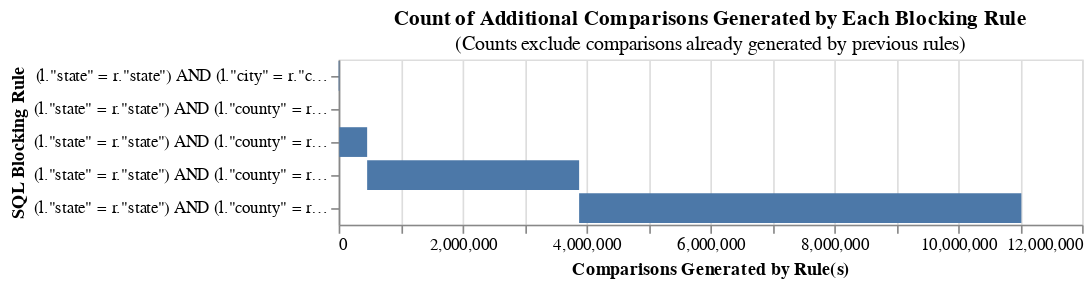

The cell this chart's notebook holds for it:
### Code cell
"""
Discovering the impact of different blocking rules
 in the number of pairwise comparisons
"""

from splink.blocking_analysis import (
    cumulative_comparisons_to_be_scored_from_blocking_rules_chart,
)

blocking_rules_for_analysis = [
    block_on("state" , "city" , "address","zip_code"),
    block_on("state", "county" , "city" , "address","zip_code"),
    block_on("state", "county" , "city" , "zip_code"),
    block_on("state", "county" , "city" ),
    block_on("state", "county" ),

]


cumulative_comparisons_to_be_scored_from_blocking_rules_chart(
    table_or_tables=[df_dbusa , df_reonomy],
    blocking_rules=blocking_rules_for_analysis,
    db_api=db_api,
    link_type="link_only",
    unique_id_column_name = "property_id"
)

### Figure 1 — Vega-Lite specification as saved in the notebook (floating-point values rounded to 4 significant figures)
{"config": {"view": {"continuousWidth": 300, "continuousHeight": 300}}, "data": {"name": "data-d377fc4e2eddacb9f964e2c79eb4dc3d"}, "mark": "bar", "encoding": {"order": {"field": "cumulative_rows"}, "tooltip": [{"field": "blocking_rule", "title": "SQL Condition", "type": "nominal"}, {"field": "row_count", "format": ",", "title": "Comparisons Generated", "type": "quantitative"}, {"field": "cumulative_rows", "format": ",", "title": "Cumulative Comparisons", "type": "quantitative"}, {"field": "cartesian", "format": ",", "title": "Total comparisons in Cartesian product", "type": "quantitative"}], "x": {"field": "start", "title": "Comparisons Generated by Rule(s)", "type": "quantitative"}, "x2": {"field": "cumulative_rows"}, "y": {"field": "blocking_rule", "sort": ["-x2"], "title": "SQL Blocking Rule"}}, "height": {"step": 20}, "title": {"text": "Count of Additional Comparisons Generated by Each Blocking Rule", "subtitle": "(Counts exclude comparisons already generated by previous rules)"}, "width": 450, "$schema": "https://vega.github.io/schema/vega-lite/v5.9.3.json", "datasets": {"data-d377fc4e2eddacb9f964e2c79eb4dc3d": [{"blocking_rule": "(l.\"state\" = r.\"state\") AND (l.\"city\" = r.\"city\") AND (l.\"address\" = r.\"address\") AND (l.\"zip_code\" = r.\"zip_code\")", "row_count": 10828, "cumulative_rows": 10828, "cartesian": 2704817111, "match_key": "0", "start": 0}, {"blocking_rule": "(l.\"state\" = r.\"state\") AND (l.\"county\" = r.\"county\") AND (l.\"city\" = r.\"city\") AND (l.\"address\" = r.\"address\") AND (l.\"zip_code\" = r.\"zip_code\")", "row_count": 0, "cumulative_rows": 10828, "cartesian": 2704817111, "match_key": "1", "start": 10828}, {"blocking_rule": "(l.\"state\" = r.\"state\") AND (l.\"county\" = r.\"county\") AND (l.\"city\" = r.\"city\") AND (l.\"zip_code\" = r.\"zip_code\")", "row_count": 449042, "cumulative_rows": 459870, "cartesian": 2704817111, "match_key": "2", "start": 10828}, {"blocking_rule": "(l.\"state\" = r.\"state\") AND (l.\"county\" = r.\"county\") AND (l.\"city\" = r.\"city\")", "row_count": 3421738, "cumulative_rows": 3881608, "cartesian": 2704817111, "match_key": "3", "start": 459870}, {"blocking_rule": "(l.\"state\" = r.\"state\") AND (l.\"county\" = r.\"county\")", "row_count": 7138550, "cumulative_rows": 11020158, "cartesian": 2704817111, "match_key": "4", "start": 3881608}]}}
